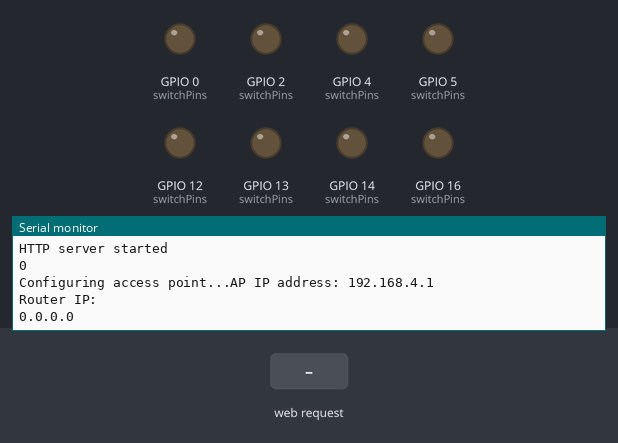
Bench run of a sketch on a simulated ESP8266 (NodeMCU). Shown: output pins drawn as LEDs (lit = HIGH), the last lines printed to the serial monitor. Inputs (shaded band) come from the test bench. WiFi joins after 1.5 s; servers stay silent unless stated.

Above: at 1.2 s.
1.3 s: HTTP request GET / received
At 2.0 s:
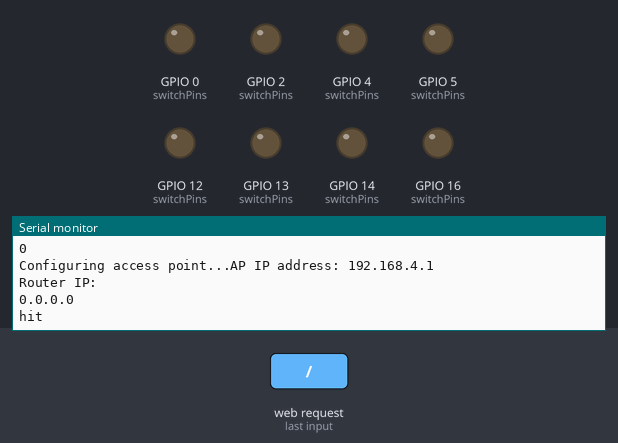
2.8 s: HTTP request GET /control received
At 3.2 s:
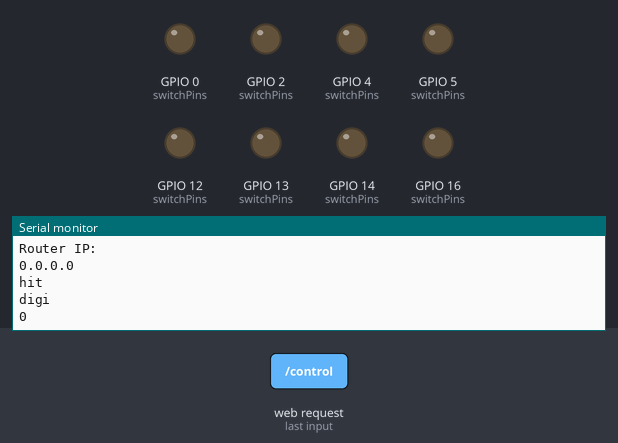

Measured:
- after the input at 1.3 s, the serial monitor: prints a new line at once (image 1)
- after the input at 2.8 s, the serial monitor: prints a new line at once (image 2)

The sketch:

sta_ap_mode_with_pwm.ino
```cpp
// (licence header left out)
/* Create a WiFi access point and provide a web server on it. */

#include <ESP8266WiFi.h>
#include <WiFiClient.h>
#include <ESP8266WebServer.h>

#ifndef APSSID
#define APSSID "ESPap"
#define APPSK "thereisnospoon"
#endif

/* Set these to your desired credentials. */
const char *ssid = APSSID;
const char *password = APPSK;

const char *ssidSTA = "";
const char *passwordSTA = "";


int switchPins[] = {0,2,4,5,12,13,14, 16};
ESP8266WebServer server(80);

/* Just a little test message.  Go to http://192.168.4.1 in a web browser
   connected to this access point to see it.
*/
void handleRoot()
{
  Serial.println("hit");
  server.send(200, "text/html", "<h1>You are connected</h1>");
}

void handleConfig()
{
  String ssid = server.arg("ssid");
  String pwd = server.arg("pwd");
  Serial.println(ssid);
  Serial.println(pwd);
  Serial.println(WiFi.begin(ssid, pwd));
    Serial.println(WiFi.localIP());

  server.send(200, "text/html", "config updated");
}

void handleFreq()
{
  String freq = server.arg("f");
  int fre = freq.toInt();
  analogWriteFreq(fre);
  server.send(200, "text/html", "freq updated");
}

void performSwitch(int switchPin, int state)
{
  if(state == 0 || state==1){
    digitalWrite(switchPin, state);
    Serial.println("digi");
    Serial.println(switchPin);
  }
  else
      { analogWrite(switchPin, state);
          Serial.println("analog");
      }
}

void handleControl()
{
  String sw = server.arg("sw");
  String st = server.arg("st");
//  int state;
//  if (st == "0") state = LOW;
//  else if (st == "1") state = HIGH;
//  else return;

  int state = st.toInt();
  int swtchNo = sw.toInt();
  int switchPin = switchPins[swtchNo];


  performSwitch(switchPin, state);
  server.send(200, "text/html", "control updated");
}

void initPins()
{
  pinMode(0, OUTPUT);
  pinMode(2, OUTPUT);
  pinMode(4, OUTPUT);
  pinMode(5, OUTPUT);
  pinMode(12, OUTPUT);
  pinMode(13, OUTPUT);
  pinMode(14, OUTPUT);
  pinMode(16, OUTPUT);
}
void setServerCallbacksAndStart()
{
  server.on("/", handleRoot);
  server.on("/config", handleConfig);
  server.on("/control", handleControl);
  server.on("/setfreq", handleFreq);
  server.begin();
  Serial.println("HTTP server started");

  Serial.println(WiFi.status() == WL_CONNECTED);
}
void startAPandSTA()
{
  Serial.print("Configuring access point...");
  // WiFi.disconnect(true)
  /* You can add the password parameter if you want the AP to be password protected. */
  WiFi.softAP(ssid);
  WiFi.begin(ssidSTA, passwordSTA); // both ssid and pwd are empty so that saved cred is used. the saved cred is saved when setting up config
   IPAddress myIP = WiFi.softAPIP();
   Serial.print("AP IP address: ");
   Serial.println(myIP);
     Serial.println("Router IP:");
    Serial.println(WiFi.localIP());
}
void handlePubSubMessages(){

}

void zcInterrupt(){
Serial.println("ZC");
}

void setup()
{
  Serial.begin(115200);
  initPins();
  setServerCallbacksAndStart();
  startAPandSTA();
  analogWriteFreq(0.1);
  // attachInterrupt(5, zcInterrupt, CHANGE);
}

void loop()
{
  server.handleClient();
  handlePubSubMessages();

//  delay(1000);
}
```
